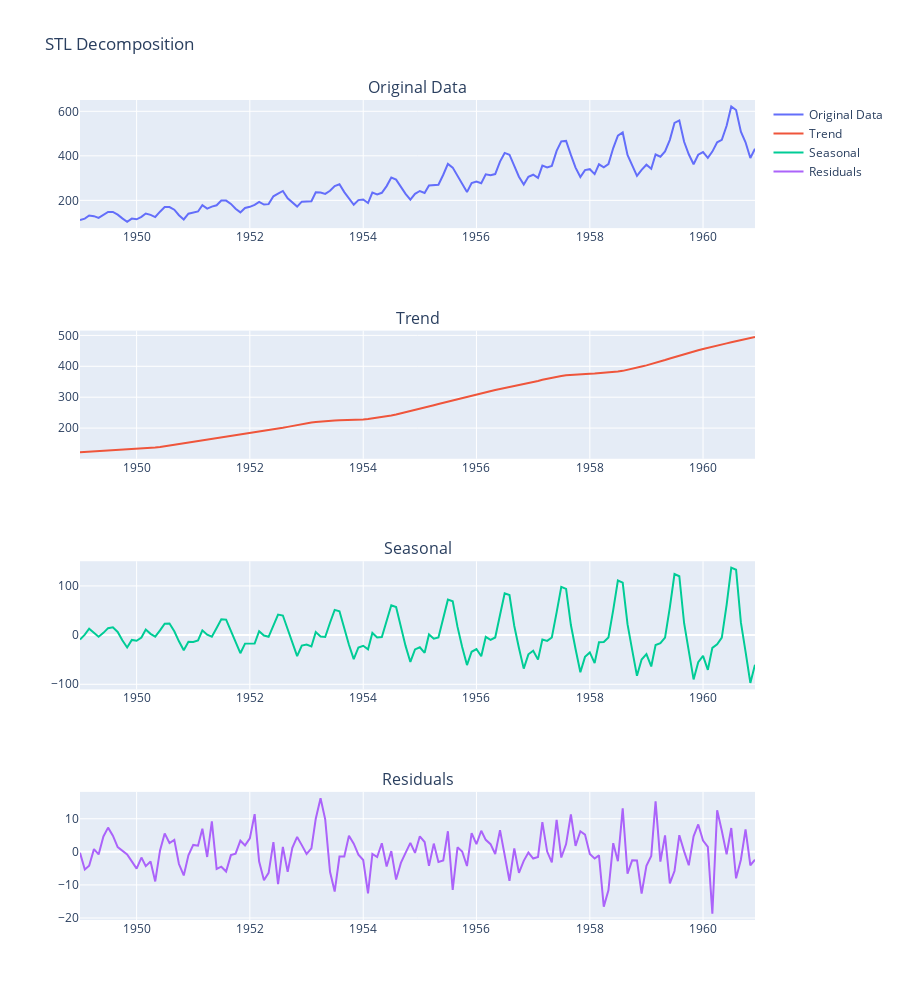

Notebook code cell kept with this figure:
### Code cell
from statsmodels.tsa.seasonal import STL

# STL декомпозиция
stl = STL(passengers['y'], period=12, seasonal=13)
result = stl.fit()

# Визуализация
fig = make_subplots(rows=4, cols=1, subplot_titles=["Original Data", "Trend", "Seasonal", "Residuals"])
fig.add_trace(go.Scatter(x=passengers['ds'], y=result.observed, mode='lines', name='Original Data'), row=1, col=1)
fig.add_trace(go.Scatter(x=passengers['ds'], y=result.trend, mode='lines', name='Trend'), row=2, col=1)
fig.add_trace(go.Scatter(x=passengers['ds'], y=result.seasonal, mode='lines', name='Seasonal'), row=3, col=1)
fig.add_trace(go.Scatter(x=passengers['ds'], y=result.resid, mode='lines', name='Residuals'), row=4, col=1)
fig.update_layout(height=1000, title_text="STL Decomposition")
fig.show()

### Figure 1 — Plotly figure (JSON) as saved in the notebook; plotly's stock layout.template omitted (floating-point values rounded to 4 significant figures; data arrays with more than 128 entries replaced by an {"elided": "..."} marker saying what was removed)
{"data": [{"mode": "lines", "name": "Original Data", "type": "scatter", "x": {"elided": "144 str values"}, "xaxis": "x", "y": {"elided": "144 int values"}, "yaxis": "y"}, {"mode": "lines", "name": "Trend", "type": "scatter", "x": {"elided": "144 str values"}, "xaxis": "x2", "y": {"elided": "144 float values"}, "yaxis": "y2"}, {"mode": "lines", "name": "Seasonal", "type": "scatter", "x": {"elided": "144 str values"}, "xaxis": "x3", "y": {"elided": "144 float values"}, "yaxis": "y3"}, {"mode": "lines", "name": "Residuals", "type": "scatter", "x": {"elided": "144 str values"}, "xaxis": "x4", "y": {"elided": "144 float values"}, "yaxis": "y4"}], "layout": {"annotations": [{"font": {"size": 16}, "showarrow": false, "text": "Original Data", "x": 0.5, "xanchor": "center", "xref": "paper", "y": 1, "yanchor": "bottom", "yref": "paper"}, {"font": {"size": 16}, "showarrow": false, "text": "Trend", "x": 0.5, "xanchor": "center", "xref": "paper", "y": 0.7188, "yanchor": "bottom", "yref": "paper"}, {"font": {"size": 16}, "showarrow": false, "text": "Seasonal", "x": 0.5, "xanchor": "center", "xref": "paper", "y": 0.4375, "yanchor": "bottom", "yref": "paper"}, {"font": {"size": 16}, "showarrow": false, "text": "Residuals", "x": 0.5, "xanchor": "center", "xref": "paper", "y": 0.1562, "yanchor": "bottom", "yref": "paper"}], "height": 1000, "title": {"text": "STL Decomposition"}, "xaxis": {"anchor": "y", "domain": [0, 1]}, "xaxis2": {"anchor": "y2", "domain": [0, 1]}, "xaxis3": {"anchor": "y3", "domain": [0, 1]}, "xaxis4": {"anchor": "y4", "domain": [0, 1]}, "yaxis": {"anchor": "x", "domain": [0.8438, 1]}, "yaxis2": {"anchor": "x2", "domain": [0.5625, 0.7188]}, "yaxis3": {"anchor": "x3", "domain": [0.2812, 0.4375]}, "yaxis4": {"anchor": "x4", "domain": [0, 0.1562]}}}
